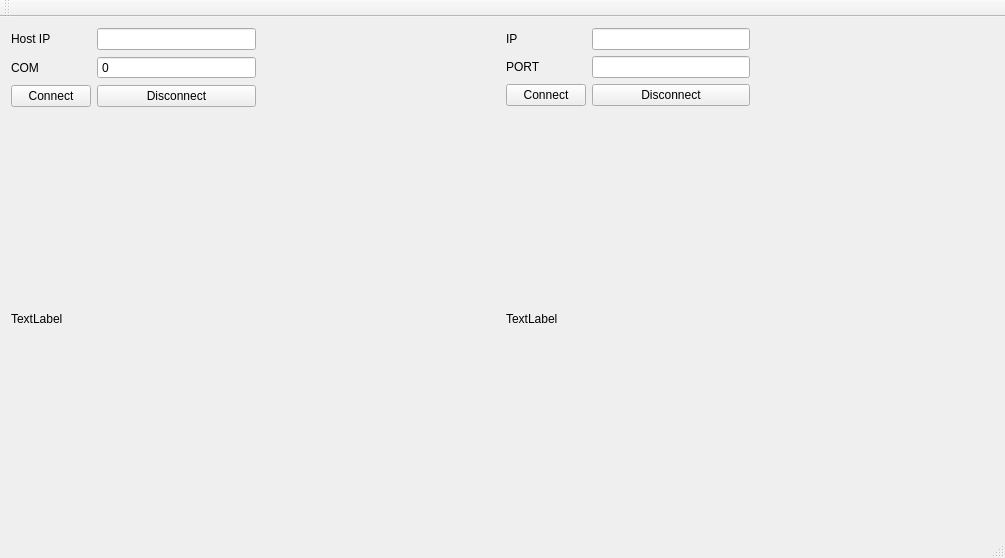
<?xml version="1.0" encoding="UTF-8"?>
<ui version="4.0">
 <class>MainWindow</class>
 <widget class="QMainWindow" name="MainWindow">
  <property name="geometry">
   <rect>
    <x>0</x>
    <y>0</y>
    <width>1005</width>
    <height>558</height>
   </rect>
  </property>
  <property name="windowTitle">
   <string>MainWindow</string>
  </property>
  <widget class="QWidget" name="centralWidget">
   <layout class="QHBoxLayout" name="horizontalLayout_3">
    <item>
     <layout class="QVBoxLayout" name="verticalLayout_2">
      <item>
       <layout class="QHBoxLayout" name="horizontalLayout">
        <item>
         <layout class="QVBoxLayout" name="verticalLayout">
          <item>
           <layout class="QGridLayout" name="gridLayout">
            <property name="sizeConstraint">
             <enum>QLayout::SetFixedSize</enum>
            </property>
            <item row="0" column="0">
             <widget class="QLabel" name="label">
              <property name="text">
               <string>Host IP</string>
              </property>
             </widget>
            </item>
            <item row="1" column="0">
             <widget class="QLabel" name="label_2">
              <property name="text">
               <string>COM</string>
              </property>
             </widget>
            </item>
            <item row="1" column="1">
             <widget class="QSpinBox" name="ComLineEdit">
              <property name="buttonSymbols">
               <enum>QAbstractSpinBox::NoButtons</enum>
              </property>
              <property name="maximum">
               <number>65536</number>
              </property>
             </widget>
            </item>
            <item row="2" column="0">
             <widget class="QPushButton" name="connect_pushButton">
              <property name="text">
               <string>Connect</string>
              </property>
             </widget>
            </item>
            <item row="2" column="1">
             <widget class="QPushButton" name="disconnect_pushButton">
              <property name="text">
               <string>Disconnect</string>
              </property>
             </widget>
            </item>
            <item row="0" column="1">
             <widget class="QLineEdit" name="lineEdit"/>
            </item>
           </layout>
          </item>
         </layout>
        </item>
        <item>
         <spacer name="horizontalSpacer">
          <property name="orientation">
           <enum>Qt::Horizontal</enum>
          </property>
          <property name="sizeHint" stdset="0">
           <size>
            <width>40</width>
            <height>20</height>
           </size>
          </property>
         </spacer>
        </item>
       </layout>
      </item>
      <item>
       <widget class="QLabel" name="label_3">
        <property name="text">
         <string>TextLabel</string>
        </property>
       </widget>
      </item>
     </layout>
    </item>
    <item>
     <layout class="QVBoxLayout" name="verticalLayout_3">
      <item>
       <layout class="QHBoxLayout" name="horizontalLayout_2">
        <item>
         <layout class="QGridLayout" name="gridLayout_2">
          <item row="0" column="0">
           <widget class="QLabel" name="label_ip">
            <property name="text">
             <string>IP</string>
            </property>
           </widget>
          </item>
          <item row="0" column="1">
           <widget class="QLineEdit" name="lineEdit_ip"/>
          </item>
          <item row="1" column="0">
           <widget class="QLabel" name="label_port">
            <property name="text">
             <string>PORT</string>
            </property>
           </widget>
          </item>
          <item row="1" column="1">
           <widget class="QLineEdit" name="lineEdit_port"/>
          </item>
          <item row="2" column="0">
           <widget class="QPushButton" name="connect_pushButton_2">
            <property name="text">
             <string>Connect</string>
            </property>
           </widget>
          </item>
          <item row="2" column="1">
           <widget class="QPushButton" name="disconnect_pushButton_2">
            <property name="text">
             <string>Disconnect</string>
            </property>
           </widget>
          </item>
         </layout>
        </item>
        <item>
         <spacer name="horizontalSpacer_2">
          <property name="orientation">
           <enum>Qt::Horizontal</enum>
          </property>
          <property name="sizeHint" stdset="0">
           <size>
            <width>40</width>
            <height>20</height>
           </size>
          </property>
         </spacer>
        </item>
       </layout>
      </item>
      <item>
       <widget class="QLabel" name="label_result">
        <property name="text">
         <string>TextLabel</string>
        </property>
       </widget>
      </item>
     </layout>
    </item>
   </layout>
  </widget>
  <widget class="QMenuBar" name="menuBar">
   <property name="geometry">
    <rect>
     <x>0</x>
     <y>0</y>
     <width>1005</width>
     <height>25</height>
    </rect>
   </property>
  </widget>
  <widget class="QToolBar" name="mainToolBar">
   <attribute name="toolBarArea">
    <enum>TopToolBarArea</enum>
   </attribute>
   <attribute name="toolBarBreak">
    <bool>false</bool>
   </attribute>
  </widget>
  <widget class="QStatusBar" name="statusBar"/>
 </widget>
 <layoutdefault spacing="6" margin="11"/>
 <tabstops>
  <tabstop>ComLineEdit</tabstop>
  <tabstop>connect_pushButton</tabstop>
  <tabstop>lineEdit</tabstop>
  <tabstop>disconnect_pushButton</tabstop>
 </tabstops>
 <resources/>
 <connections/>
</ui>
